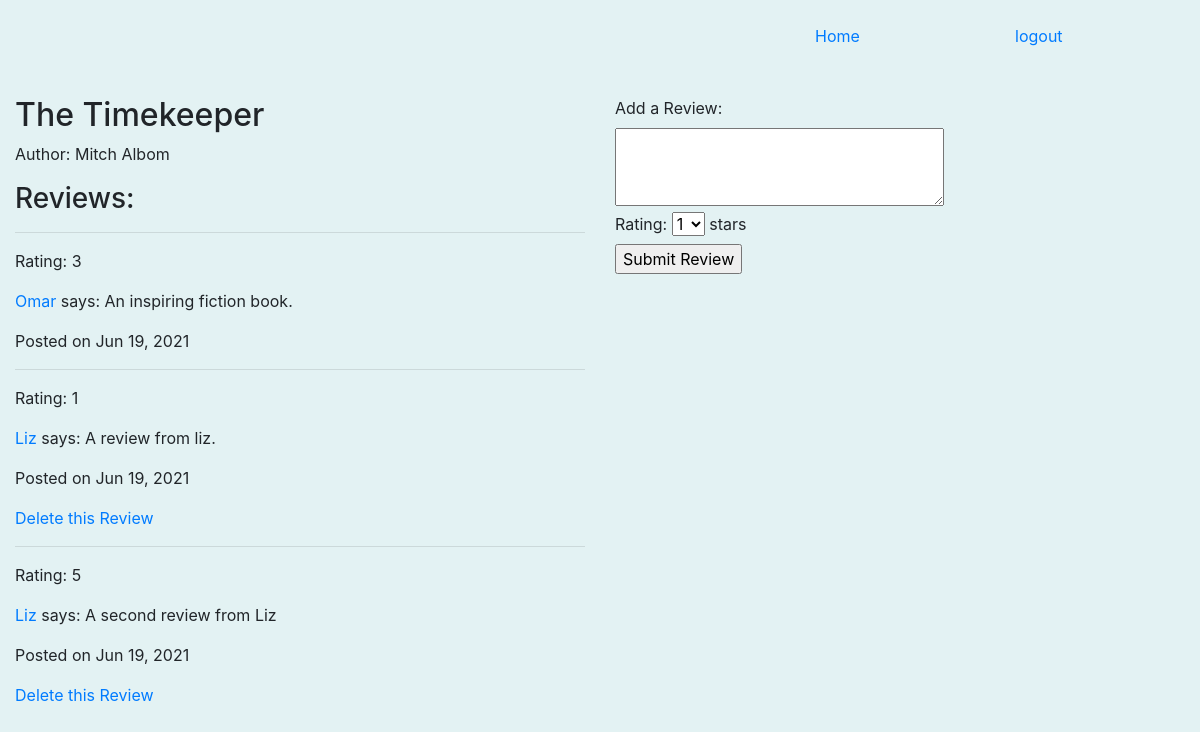
The app's page /books/3 (signed in) with its own data.
### dojo_app/models.py (models this page shows)
class Book(models.Model):
    title= models.CharField(max_length=255)
    user= models.ForeignKey('login_app.User', related_name="books", on_delete=models.CASCADE)
    author= models.ForeignKey(Author, related_name="books", on_delete=models.CASCADE)
    created_at = models.DateTimeField(auto_now_add=True)
    updated_at = models.DateTimeField(auto_now=True)

class Author(models.Model):
    name= models.CharField(max_length=255)
    created_at = models.DateTimeField(auto_now_add=True)
    updated_at = models.DateTimeField(auto_now=True)

class Review(models.Model):
    review= models.TextField()
    rating= models.IntegerField()
    user= models.ForeignKey('login_app.User', related_name="reviews", on_delete=models.CASCADE)
    book= models.ForeignKey(Book, related_name="reviews", on_delete=models.CASCADE)
    created_at = models.DateTimeField(auto_now_add=True)
    updated_at = models.DateTimeField(auto_now=True)

### login_app/models.py (models this page shows)
class User(models.Model):
    name= models.CharField(max_length=50)
    alias= models.CharField(max_length=50)
    birthday= models.DateTimeField()
    email= models.CharField(max_length=100, unique=True)
    password= models.CharField(max_length=60)
    created_at= models.DateTimeField(auto_now_add=True)
    updated_at= models.DateTimeField(auto_now=True)
    objects = UserManager()

### dojo_app/views.py (the view)
# urls.py: path('<int:book_id>', views.book_info),
def book_info(request, book_id):
    context={
        'book': Book.objects.get(id= book_id),
        'user': User.objects.get(id= request.session['user_id'])
    }
    return render(request, 'book_info.html', context)

### dojo_app/templates/book_info.html (shortened to what this page needs)
<!DOCTYPE html>
<html lang="en">
    <head>
        <link rel="stylesheet" href="https://stackpath.bootstrapcdn.com/bootstrap/4.5.2/css/bootstrap.min.css">
    </head>
    <body>
        <div class="container-fluid pb-5" style="background-color: rgb(227, 242, 243);">
            <div class="row justify-content-end">
                <div class="col-2 mt-4">
                    <a class="" href="/books">Home</a>
                    </div>
                <div class="col-2 mt-4">
                <a class="" href="/">logout</a>
                </div>
            </div>
            <div class="row">
                <div class="col">
                    <h2 class="mt-5">{{book.title}}</h2>
                    <p>Author: {{book.author.name}}</p>
                    <h3>Reviews:</h3>
                    {% for review in book.reviews.all %}
                        <div>
                            <hr>
                            <p>Rating: {{review.rating}}</p>
                            <p><a href="/books/users/{{review.user.id}}">{{review.user.alias}}</a> says: {{review.review}}</p>
                            <p class="mr-5">Posted on {{review.created_at| date:"M d, Y"}}</p>
                            {% if user.id == review.user.id %}
                            <a href="/books/{{book.id}}/{{review.id}}/delete">Delete this Review</a>
                            {% endif %}
                        </div>
                    {% endfor %}
                </div>
                <div class="col mt-5">
                    <form action="/books/{{book.id}}/add_review" method="POST">
                        <label for="">Add a Review:</label><br>
                        <textarea name="review" id="" cols="30" rows="3"></textarea><br>
                        <label for="">Rating:</label>
                        <select name="rating" id="">
                            <option value="1">1</option>
                        </select><span> stars</span>
                        <br>
                        <input type="submit" value="Submit Review">
                    </form>
                </div>
            </div>
        </div>
    </body>
</html>

### records on screen
Book: title "The Timekeeper", author.name "Mitch Albom"
Review: rating "3", user.alias "Omar", review "An inspiring fiction book.", created_at "Jun 19, 2021"
Review: rating "1", user.alias "Liz", review "A review from liz.", created_at "Jun 19, 2021"
Review: rating "5", user.alias "Liz", review "A second review from Liz", created_at "Jun 19, 2021"
